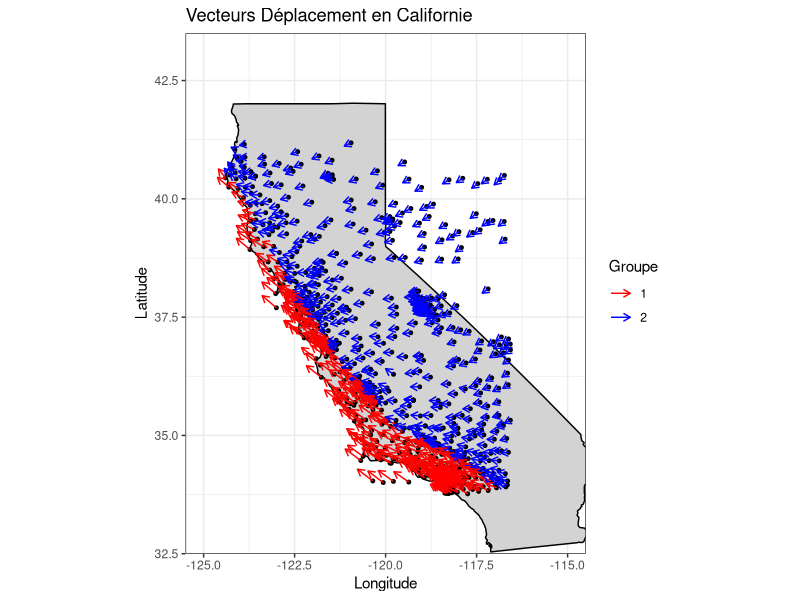
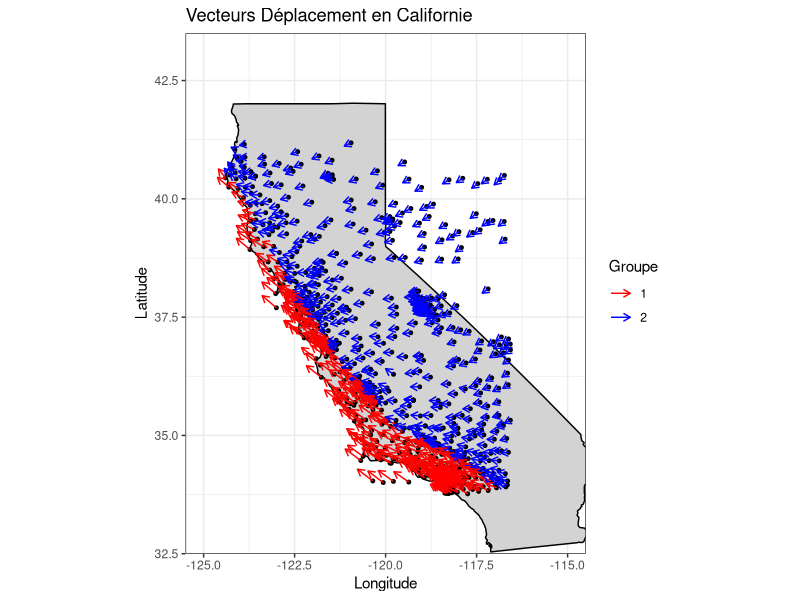

R code for these plots, in order:
# Charger les bibliothèques nécessaires
library(ggplot2)
library(dplyr)
library(maps)

# Lire les données sans en-tête
data <- read.table("data/californie.txt", header = FALSE)

# Nommer les colonnes manuellement
colnames(data) <- c("Site", "Lon", "Lat", "Delta.E", "Delta.N", "Delta.V", "Sigma.E", "Sigma.N", "Sigma.V")

data$x = data$Delta.E
data$y = data$Delta.N

# Appliquer K-means
set.seed(123)  # Pour la reproductibilité
kmeans_result <- kmeans(data[, c("x", "y")], centers = 2)  # 2 clusters

# Ajouter les résultats au DataFrame
data$group <- as.factor(kmeans_result$cluster)

# Calculer les moyennes pour chaque groupe
mean_values <- data %>%
  group_by(group) %>%
  summarise(mean_x = mean(x),
            mean_y = mean(y),
            n = n())  # Nombre de points dans chaque groupe

print(mean_values)

# Charger la carte de la Californie
california_map <- map_data("state") %>% filter(region == "california")

# Tracer la carte de la Californie avec les vecteurs de déplacement
ggplot() +
  # Fond de carte de la Californie
  geom_polygon(data = california_map, aes(x = long, y = lat, group = group), fill = "lightgray", color = "black") +
  
  # Points représentant les stations GPS
  geom_point(data = data, aes(x = Lon, y = Lat), color = "black", size = 1) +  # Couleur noire pour les points
  
  # Vecteurs de déplacement avec flèches plus longues, colorées selon le groupe
  geom_segment(data = data,
               aes(x = Lon, y = Lat, 
                   xend = Lon + Delta.E / 1e2 ,  # Augmenter la longueur de la flèche
                   yend = Lat + Delta.N / 1e2,
                   color = group),  # Couleur selon le groupe
               arrow = arrow(length = unit(0.2, "cm"))) +  # Utiliser les couleurs des groupes pour les flèches
               
  # Ajuster les limites de la carte pour se concentrer sur la Californie, en les prolongeant
  coord_fixed(ratio = 1.3, xlim = c(-125, -115), ylim = c(33, 43)) +
  
  # Ajouter des titres et labels
  labs(title = "Vecteurs Déplacement en Californie",
       x = "Longitude",
       y = "Latitude") +
  
  theme_bw() +  # Utiliser un thème différent pour un meilleur contraste
  scale_color_manual(values = c("1" = "red", "2" = "blue"), name = "Groupe")  # Définir des couleurs pour les groupes

# Enregistrer le graphique dans un fichier PNG
ggsave("outputs/californie4.png", width = 8, height = 6)
